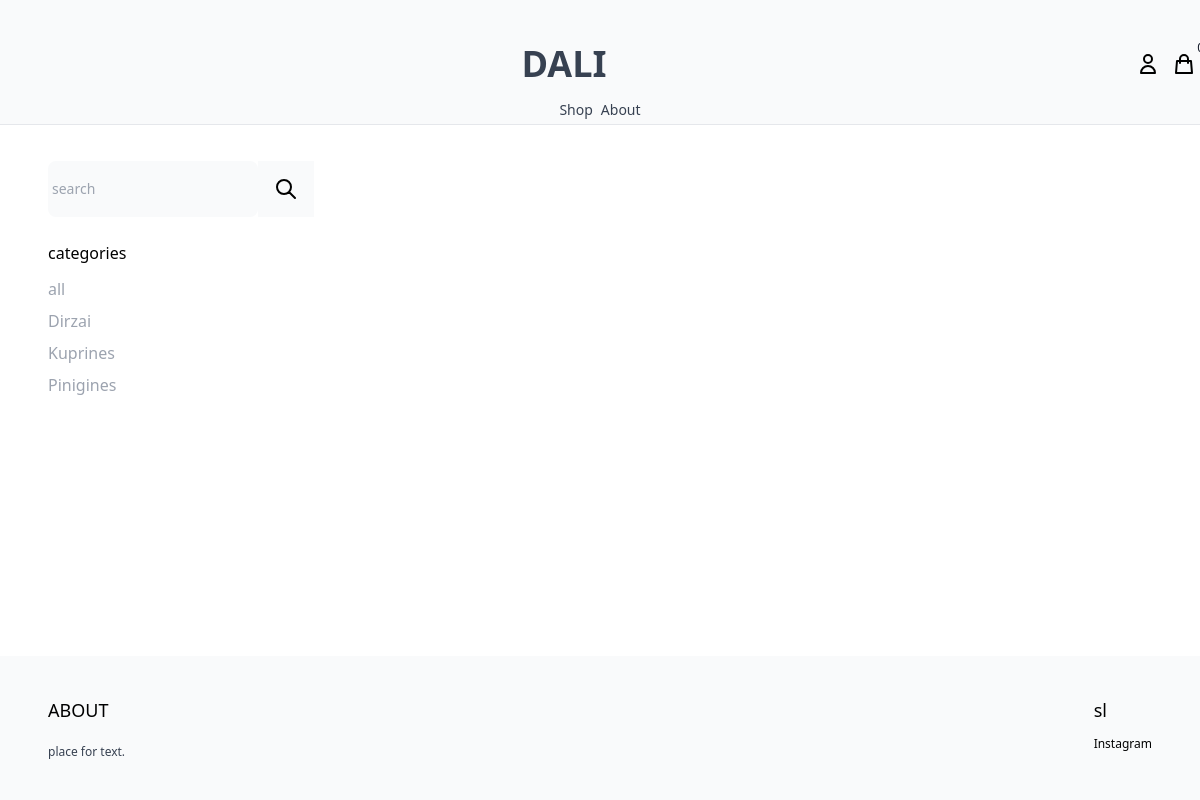
Before: /shop/?category=bag with the older database file.
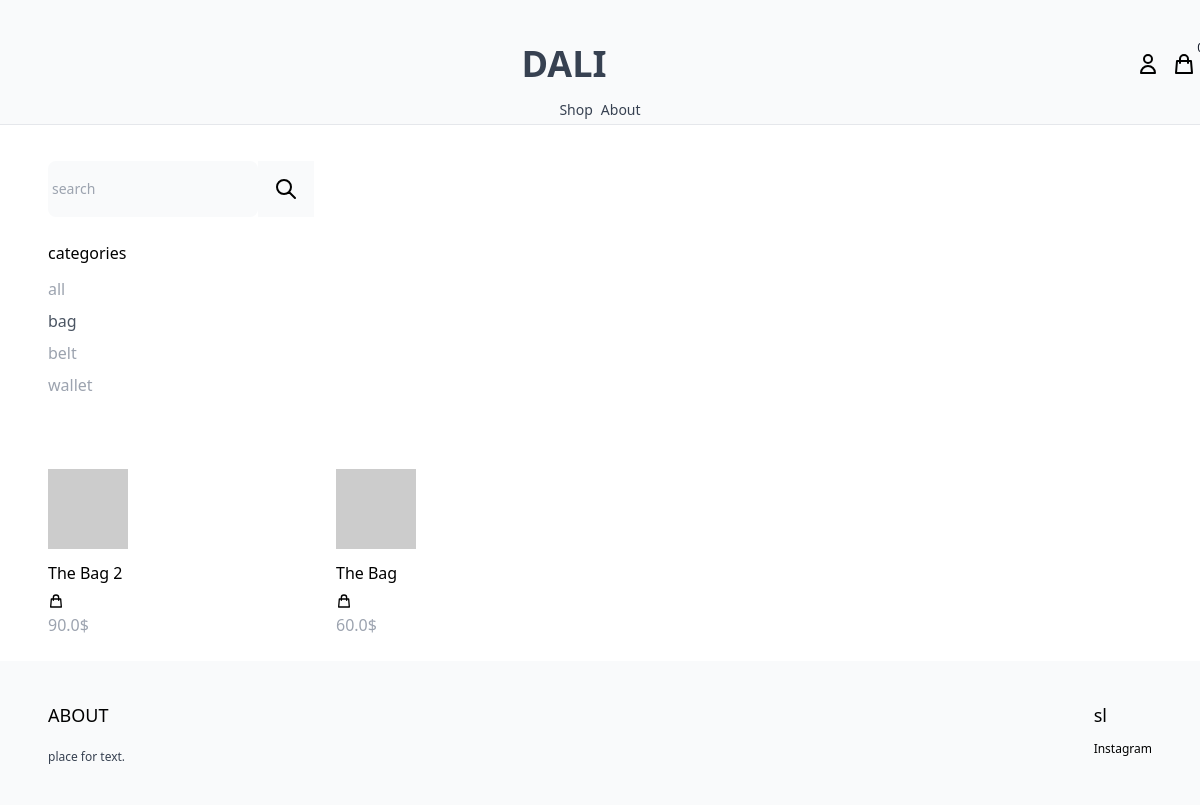
After: the same page with the newer database file.
### product/models.py (models this page shows, shortened)
class Category(models.Model):
    name = models.CharField(max_length=255)
    slug = models.SlugField()
    class Meta:
        ordering = ('name',)

class Product(models.Model):
    category = models.ForeignKey(Category, related_name='products', on_delete=models.CASCADE) #on delete cascade is used to delete the category if the product is deleted
    name = models.CharField(max_length=255)
    slug = models.SlugField()
    description = models.TextField(blank=True, null=True)  #aprasymas
    price = models.IntegerField() # kad matyti centus
    created_at = models.DateTimeField(auto_now_add=True) # kada sukurtas, automatiskai sukuria irasa
    image = models.ImageField(upload_to='uploads/', blank=True, null=True) #upload_to - img saving folder
    thumbnail = models.ImageField(upload_to='uploads/', blank=True, null=True) #upload_to - img saving folder
    class Meta:
        ordering = ('-created_at',) #  kad matyti sukurimo data
    def get_display_price(self):
        return self.price / 100 # kad matyti kainas in $
    def get_thumbnail(self): #get the thumbnail or check if it exists
        if self.thumbnail:
            return self.thumbnail.url # type: ignore
        else:
            if self.image:
                self.thumbnail = self.make_thumbnail(self.image)    # create thumbnail if it doesn't exist
                self.save()
                return self.thumbnail.url  # type: ignore
            else:
                return'http://via.placeholder.com/240x240x.jpg'

### core/views.py (the view)
# urls.py: path('shop/', shop, name='shop'),
def  shop(request):
    categories = Category.objects.all() #get all categories
    products = Product.objects.all() #get all products
    active_category = request.GET.get('category', '') #get the category from the url
    if active_category:
        products = products.filter(category__slug=active_category) #filters the products by category
    query = request.GET.get('query', '') #get the query from the url
    if query:
        products = products.filter(Q(name__icontains = query) | Q(description__icontains=query)) #icontains = insensitive  capital case, Q describtion is for similar search
    context = {'categories': categories,
               'products': products,
               'active_category': active_category
               }
    return render(request, 'core/shop.html', context) #render the shop page

### cart/cart.py (called while the page is built)
    def __len__(self):                                #get the length of the cart, how many items are in the cart
        return sum(item['quantity'] for item in self.cart.values())     #return the number of items in the cart

### cart/context_processors.py (called while the page is built)
def cart(request):
    cart = Cart(request)
    return {'cart': cart}   #pass the cart to the template

### core/Templates/core/shop.html (shortened to what this page needs)
{% extends "core/base.html"%} {%block content%}
<div class="max-w-6xl mx-auto flex-wrap item-start py-6 px-6 xl:px-0 ">
  <div class="filters w-full lg:w-1/4">
    <form method="get" action=".">
      <div class="flex text-sm ">
        <input
          name="query"
          type="text"
          class="p-1 bg-gray-50 border-10 text-0 rounded-lg"
          placeholder="search"
        />
        <button class="p-4 bg-gray-50 border-0">
          <svg
            xmlns="http://www.w3.org/2000/svg"
            class="h-6 w-6"
            fill="none"
            viewBox="0 0 24 24"
            stroke="currentColor"
            stroke-width="2"
          >
            <path
              stroke-linecap="round"
              stroke-linejoin="round"
              d="M21 21l-6-6m2-5a7 7 0 11-14 0 7 7 0 0114 0z"
            />
          </svg>
        </button>
      </div>
    </form>
    <h3 class="mt-6 mb-3">categories</h3>
    <ul class="space-y-2">
      <li>
        <a
          href="{% url 'shop' %}"
          class="{% if not active_category%}text-gray-600{%else%}text-gray-400 {%endif%}"
          >all</a
        >
      </li>
      {% for category in categories %}
      <li>
        <a
          href="{% url 'shop' %}?category={{category.slug}}"
          class="{% if category.slug == active_category%}text-gray-600{%else%}text-gray-400 {%endif%}"
          >{{category.name}}</a
        >
      </li>
      {% endfor %}
    </ul>
  </div>
  <div class="products w-full lg:w-3/4 -mt-4 flex items-baseline flex-wrap mt-10 space-x-3">
    {% for product in products %}
    {%include "product/partials/product_list_item.html"%}
    {% endfor %}
  </div>
</div>
{%endblock%}

### product/templates/product/partials/product_list_item.html
<div class="w-full md:w-1/3 xl:w-1/4 mt-8 ">
    <a href="{% url 'product' product.slug %}">
                  <img class="roundened-lg hover:shadow-lg" src="{{product.get_thumbnail}}" alt="">
      </a>
    <div class="pt-3 justify-between items-center">
      <a href="{% url 'product' product.slug %}">{{product.name}}</a>
      <a href="{% url 'product' product.slug %}" class="text-black-2000 hover:text-gray-400">
        <svg
          xmlns="http://www.w3.org/2000/svg"
          class="h-4 w-4 mt-2"
          fill="none"
          viewBox="0 0 24 24"
          stroke="currentColor"
        >
          <path
            stroke-linecap="round"
            stroke-linejoin="round"
            stroke-width="2"
            d="M16 11V7a4 4 0 00-8 0v4M5 9h14l1 12H4L5 9z"
          />
        </svg>
      </a>
    </div>
    <p class="pt-1 text-gray-400">{{product.get_display_price }}$</p>
  </div>

Changed rows visible on the page:
removed Category: name "Dirzai"
removed Category: name "Kuprines"
removed Category: name "Pinigines"
added Category: name "bag", slug "bag" (drawn)
added Category: name "belt"
added Category: name "wallet"
now on this page (row unchanged): Product: name "The Bag 2", get_display_price "90.0"
now on this page (row unchanged): Product: name "The Bag", get_display_price "60.0"
